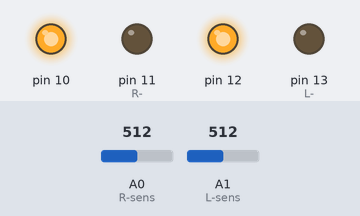
The sketch below on a simulated Arduino Uno, built with avr-gcc and run on an emulated ATmega328P. On the bench: output pins drawn as LEDs (lit = HIGH). The test bench sets the inputs (shaded band); at power-on: A0 (R-sens) = 512, A1 (L-sens) = 512.

Above: at 1.2 s.
1.3 s: A0 (R-sens) set to 584
2.8 s: A0 (R-sens) set to 611
At 3.2 s:
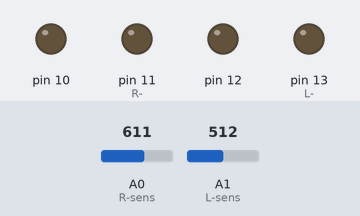
5.8 s: A0 (R-sens) set to 590
At 6.6 s:
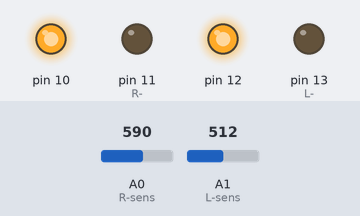
7.3 s: A1 (L-sens) set to 587
8.8 s: A1 (L-sens) set to 615
At 10.6 s:
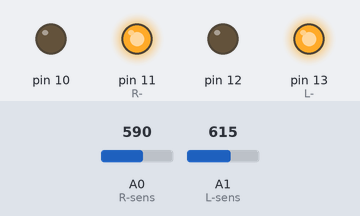
11.8 s: A1 (L-sens) set to 590
At 12.4 s:
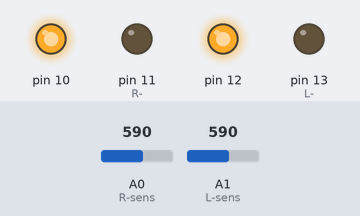
Timing chart, 0 to 14.3 s (numbered marks = the images above; inputs shaded):
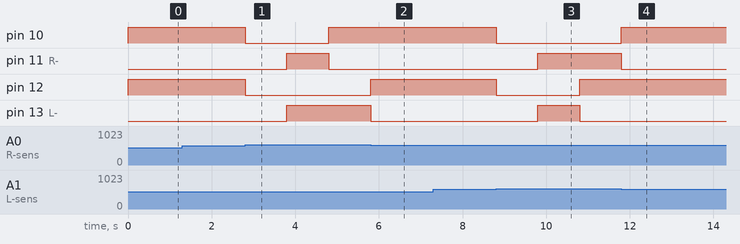

Measured:
- the behaviour switches between 600 and 601 on A0 (R-sens) (found by bisection; images 0 and 1)
- the behaviour switches between 600 and 601 on A1 (L-sens) (found by bisection; images 2 and 3)
- after the input at 1.3 s, every drawn part: stays the same
- after the input at 2.8 s, pin 10: HIGH → LOW at once, → HIGH 2.0 s later; pin 11 (R-): LOW → HIGH after 1.0 s, → LOW 1.0 s later; pin 12: HIGH → LOW at once; pin 13 (L-): LOW → HIGH after 1.0 s
- after the input at 5.8 s, pin 10: stays HIGH (without the input it goes to LOW after 0.00 s); pin 11 (R-): stays LOW (without the input it goes to HIGH after 1.0 s); pin 12: LOW → HIGH at once; pin 13 (L-): goes on until 5.8 s, then stays LOW
- after the input at 7.3 s, every drawn part: stays the same
- after the input at 8.8 s, pin 10: HIGH → LOW at once; pin 11 (R-): LOW → HIGH after 1.0 s; pin 12: HIGH → LOW at once, → HIGH 2.0 s later; pin 13 (L-): LOW → HIGH after 1.0 s, → LOW 1.0 s later
- after the input at 11.8 s, pin 10: LOW → HIGH at once; pin 11 (R-): goes on until 11.8 s, then stays LOW; pin 12: stays HIGH (without the input it goes to LOW after 0.00 s); pin 13 (L-): stays LOW (without the input it goes to HIGH after 1.0 s)

The sketch:

ObstacleAvoider_IR.ino
```cpp
void setup()
{
  pinMode(10, OUTPUT); // R+
  pinMode(11, OUTPUT); // R-
  pinMode(12, OUTPUT); // L+
  pinMode(13, OUTPUT); // L-
  pinMode(A0, INPUT); // R-sens
  pinMode(A1, INPUT); // L-sens
}

void moveRobot(String motion)
{
  if(motion=="Forward")
  {
    digitalWrite(10, HIGH);
    digitalWrite(11, LOW);
    digitalWrite(12, HIGH);
    digitalWrite(13, LOW);
  }
  if(motion=="Backward")
  {
    digitalWrite(10, LOW);
    digitalWrite(11, HIGH);
    digitalWrite(12, LOW);
    digitalWrite(13, HIGH);
  }
  if(motion=="Left")
  {
    digitalWrite(10, HIGH);
    digitalWrite(11, LOW);
    digitalWrite(12, LOW);
    digitalWrite(13, HIGH);
  }
  if(motion=="Right")
  {
    digitalWrite(10, LOW);
    digitalWrite(11, HIGH);
    digitalWrite(12, HIGH);
    digitalWrite(13, LOW);
  }
  if(motion=="Stop")
  {
    digitalWrite(10, LOW);
    digitalWrite(11, LOW);
    digitalWrite(12, LOW);
    digitalWrite(13, LOW);
  }
}

void loop()
{
  int Right = analogRead(A0);
  int Left = analogRead(A1);

  if((Right > 600) && (Left > 600)) // both obstacle
  {
    moveRobot("Stop");
    delay(1000);
    moveRobot("Backward");
    delay(1000);
    moveRobot("Left");
    delay(2000);
  }
  if((Right < 600) && (Left < 600)) // both no obstacle
  {
    moveRobot("Forward");
  }
  if((Right < 600) && (Left > 600)) // left obstacle
  {
    moveRobot("Stop");
    delay(1000);
    moveRobot("Backward");
    delay(1000);
    moveRobot("Right");
    delay(1000);
  }
  if((Right > 600) && (Left < 600)) // right obstacle
  {
    moveRobot("Stop");
    delay(1000);
    moveRobot("Backward");
    delay(1000);
    moveRobot("Left");
    delay(1000);
  }
}
```
